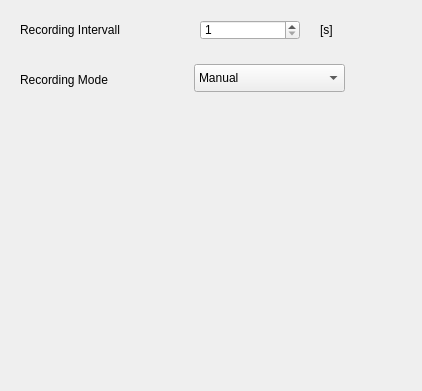
<?xml version="1.0" encoding="UTF-8"?>
<ui version="4.0" stdsetdef="1">
  <author></author>
  <comment></comment>
  <exportmacro></exportmacro>
  <class>MemoryFrame</class>
  <widget class="QWidget" name="MemoryFrame">
    <property name="enabled">
      <bool>true</bool>
    </property>
    <property name="geometry">
      <rect>
        <x>0</x>
        <y>0</y>
        <width>422</width>
        <height>391</height>
      </rect>
    </property>
    <property name="windowTitle">
      <string>Memory</string>
    </property>
    <widget class="QLabel" name="textLabel_Intervall">
      <property name="geometry">
        <rect>
          <x>20</x>
          <y>20</y>
          <width>150</width>
          <height>20</height>
        </rect>
      </property>
      <property name="text">
        <string>Recording Intervall</string>
      </property>
      <property name="wordWrap">
        <bool>false</bool>
      </property>
    </widget>
    <widget class="QLabel" name="textLabel_IntervallUnit">
      <property name="geometry">
        <rect>
          <x>320</x>
          <y>20</y>
          <width>67</width>
          <height>20</height>
        </rect>
      </property>
      <property name="text">
        <string>[s]</string>
      </property>
      <property name="wordWrap">
        <bool>false</bool>
      </property>
    </widget>
    <widget class="QLabel" name="textLabel_Mode">
      <property name="geometry">
        <rect>
          <x>20</x>
          <y>70</y>
          <width>134</width>
          <height>20</height>
        </rect>
      </property>
      <property name="text">
        <string>Recording Mode</string>
      </property>
      <property name="wordWrap">
        <bool>false</bool>
      </property>
    </widget>
    <widget class="QComboBox" name="comboBox_Mode">
      <property name="geometry">
        <rect>
          <x>194</x>
          <y>64</y>
          <width>151</width>
          <height>28</height>
        </rect>
      </property>
      <item>
        <property name="text">
          <string>Manual</string>
        </property>
      </item>
      <item>
        <property name="text">
          <string>Automatic</string>
        </property>
      </item>
    </widget>
    <widget class="QSpinBox" name="spinBox_Intervall">
      <property name="geometry">
        <rect>
          <x>200</x>
          <y>20</y>
          <width>100</width>
          <height>20</height>
        </rect>
      </property>
      <property name="maximum">
        <number>60</number>
      </property>
      <property name="minimum">
        <number>1</number>
      </property>
      <property name="singleStep">
        <number>1</number>
      </property>
      <property name="value">
        <number>1</number>
      </property>
    </widget>
  </widget>
  <layoutdefault spacing="6" margin="11"/>
  <pixmapfunction>qPixmapFromMimeSource</pixmapfunction>
</ui>
